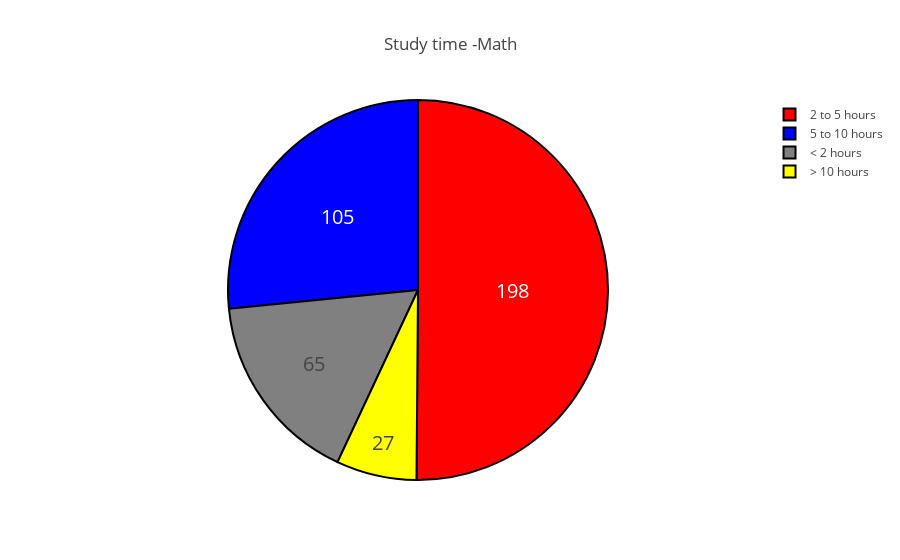

This figure's notebook cell:
### Code cell
#Display how many hours per week math students spend on their studies.
data_mat['st_time'] = np.nan
df = [data_mat]

for col in df:
    col.loc[col['studytime'] == 1 , 'st_time'] = '< 2 hours'
    col.loc[col['studytime'] == 2 , 'st_time'] = '2 to 5 hours'
    col.loc[col['studytime'] == 3, 'st_time'] = '5 to 10 hours'
    col.loc[col['studytime'] == 4, 'st_time'] = '> 10 hours'  
 
labels = data_mat["st_time"].unique().tolist()
amount = data_mat["st_time"].value_counts().tolist()

colors = ["red", "blue", "grey", "yellow"]

trace = go.Pie(labels=labels, values=amount,
               hoverinfo='label+percent', textinfo='value', 
               textfont=dict(size=20),
               marker=dict(colors=colors, 
                           line=dict(color='#000000', width=2)))
dt = [trace]
layout = go.Layout(title="Study time -Math ")

fig = go.Figure(data=dt, layout=layout)
iplot(fig, filename='pie')

### Figure 1 — Plotly figure (JSON) as saved in the notebook; plotly's stock layout.template omitted (floating-point values rounded to 4 significant figures)
{"data": [{"hoverinfo": "label+percent", "labels": ["2 to 5 hours", "5 to 10 hours", "< 2 hours", "> 10 hours"], "marker": {"colors": ["red", "blue", "grey", "yellow"], "line": {"color": "#000000", "width": 2}}, "textfont": {"size": 20}, "textinfo": "value", "type": "pie", "uid": "6319039e-4bb6-4165-9c61-87a8e8f40dc4", "values": [198, 105, 65, 27]}], "layout": {"title": {"text": "Study time -Math "}}}
